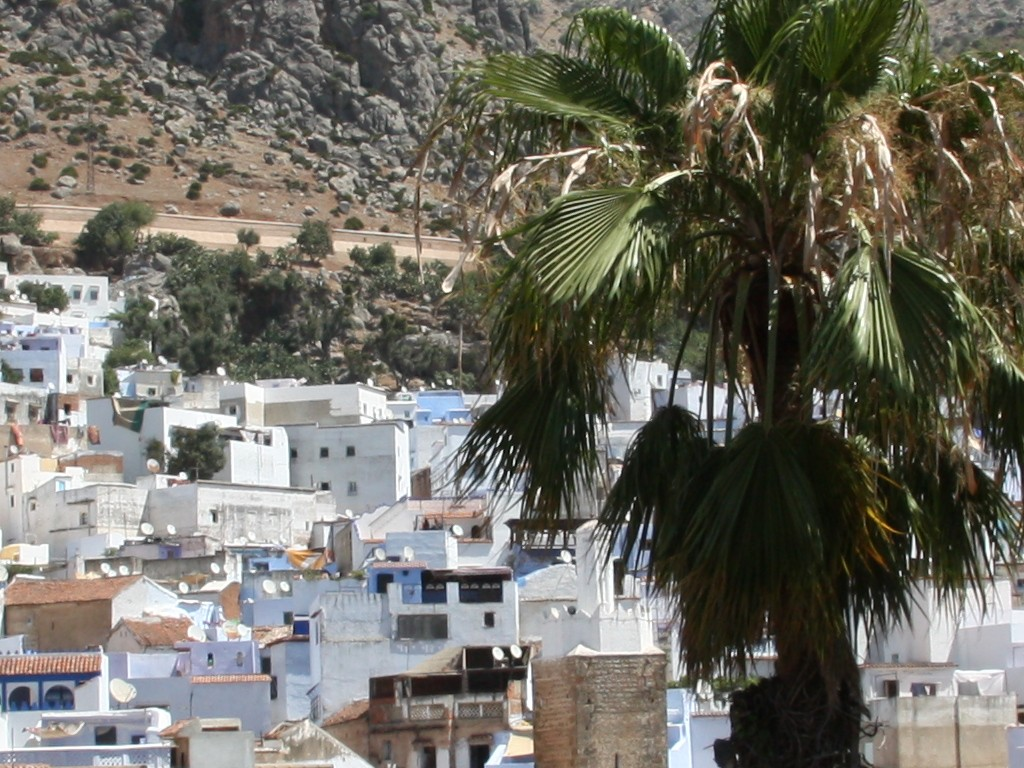
#> input picture a.png, 1024 x 768 px
$ jupyter execute --allow-errors Untitled1.ipynb   (shell and % lines are left out)   (older library calls are emulated)
#> lines starting #> are read from the running program, lines starting #| are printed output that depends on the picture
[cell 1]
import numpy as np
import matplotlib.pyplot as plt
import matplotlib.pylab as pylab

import scipy
import imageio

from numpy import pi
from numpy import sin
from numpy import zeros
from numpy import r_
from scipy import signal
from scipy import misc

#pylab.rcParams["figure.figsize"] = (20, 7)

[cell 2]
WINDOW_SIZE = 16

[cell 3]
# resizing image
def resize(image="a.png", basewidth = 512):
    image = Image.open(image)
    wpercent = (basewidth / float(image.size[0]))
    hsize = int((float(image.size[1])*float(wpercent)))
    image = image.resize((basewidth, hsize), Image.ANTIALIAS)

    return image

[cell 4]
def dct2(a):
    return scipy.fftpack.dct(scipy.fftpack.dct(a, axis=0, norm="ortho"), axis=1, norm="ortho")

def idct(a):
    return scipy.fftpack.idct(scipy.fftpack.idct(a, axis=0, norm="ortho"), axis=1, norm="ortho")

[cell 5]
im = imageio.imread("a.png")
#> im is the input picture: shape (768, 1024, 3); mean R, G, B 110.7, 108.8, 99.2
plt.imshow(im[:, :, 0], cmap="gray")
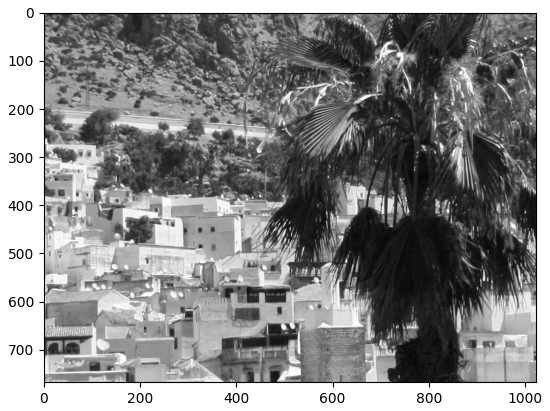
#> figure drawn by matplotlib, 1 panel

[cell 6]
dct_hali = np.zeros((im.shape[0], im.shape[1]))

for i in range(0, im.shape[0], WINDOW_SIZE):
    for j in range(0, im.shape[1], WINDOW_SIZE):
        dct_hali[i : (i + WINDOW_SIZE), j : (j + WINDOW_SIZE)] = dct2(im[i : (i + WINDOW_SIZE), j : (j + WINDOW_SIZE), 0])
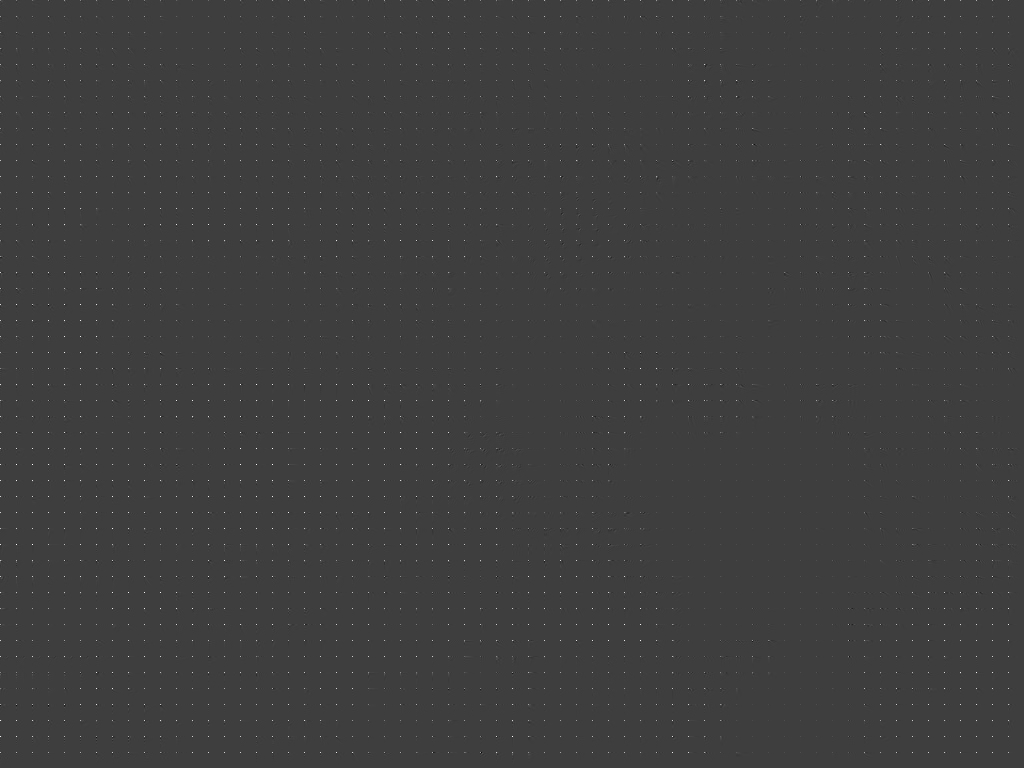
#> dct_hali: shape (768, 1024) float64; min -1271.3, max 3919, mean 7; drawn with min black and max white

$ run again, with TP_C01_007_copy.png copied over a.png
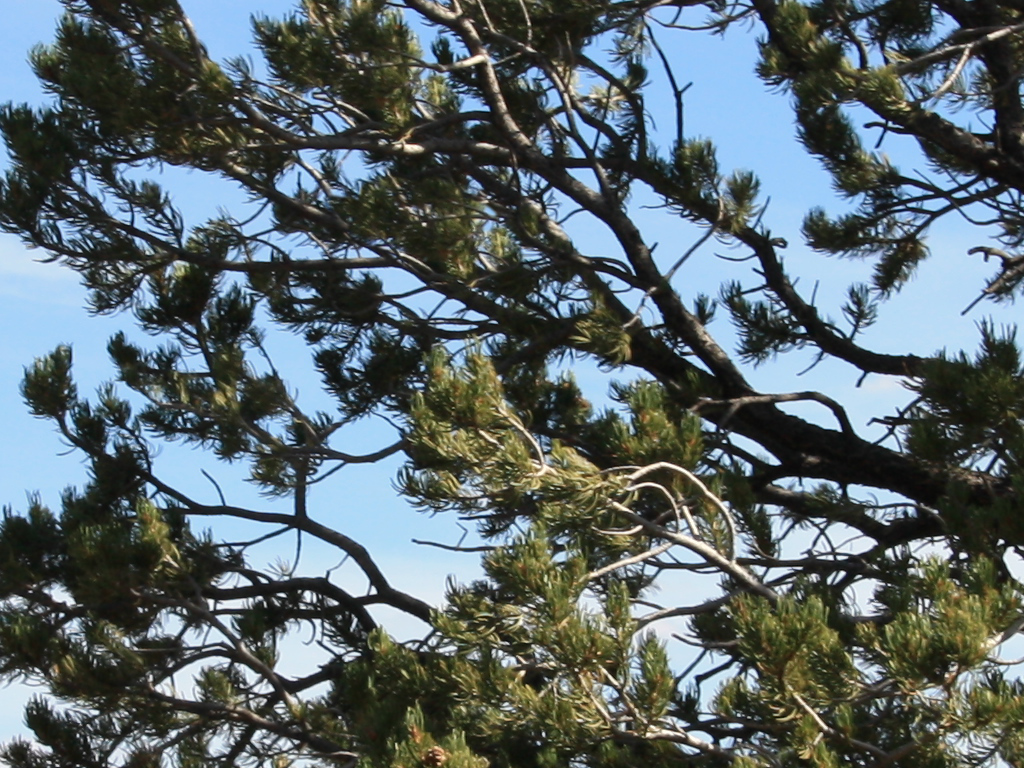
#> input picture TP_C01_007_copy.png, 1024 x 768 px
#> im is the input picture: shape (768, 1024, 3); mean R, G, B 91.8, 103.7, 107.5
#> `[cell 5] im = imageio.imread("a.png") plt.imshow(im[:, :, 0], cmap="gr..`:
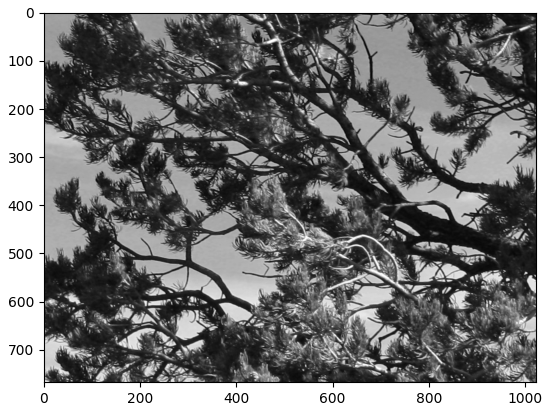
#> figure drawn by matplotlib, 1 panel
